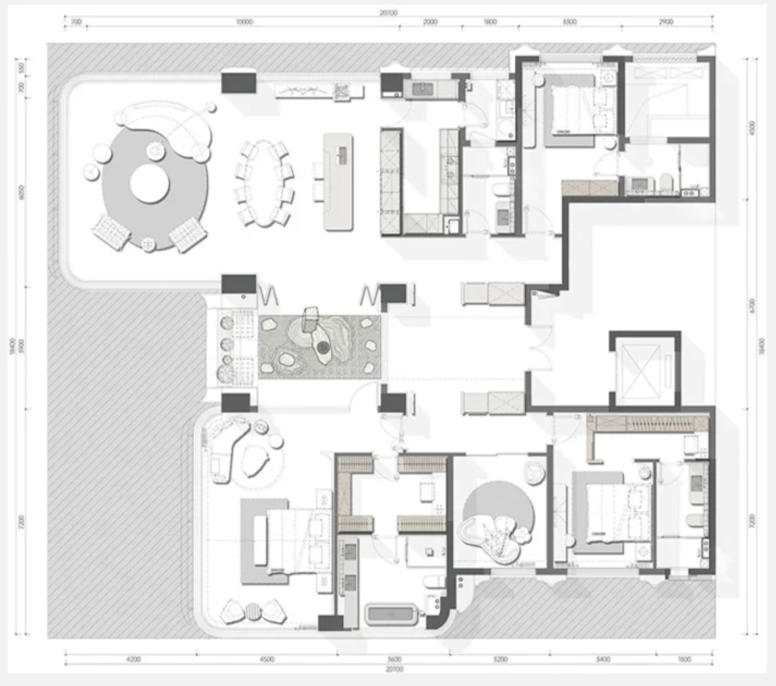
#> input picture wall-recognition/input/furniture-references/11-light-rendered.png, 1552 x 1372 px (shown at 1/2 size)
$ python door_probe.py
#> lines starting #> are read from the running program, lines starting #| are printed output that depends on the picture
### wall-recognition/output/pale-structure-v2/probe.py
import sys, json, time
from pathlib import Path
sys.path.insert(0, str(Path(__file__).resolve().parents[2]))
from PIL import Image
import numpy as np
from recognize_walls import detect_walls, draw_overlay
from recognize_openings import detect_openings, draw_openings

root = Path(__file__).resolve().parents[2]
out = Path(__file__).parent
im = Image.open(root/'input/furniture-references/11-light-rendered.png').convert('RGB')
#> im is the input picture: PIL image 1552x1372 RGB; mean R, G, B 231.9, 231.8, 231.5
# [14 lines that do not run on import are left out]

### wall-recognition/output/pale-structure-v2/door_probe.py
from probe import *
import cv2
from recognize_openings import line_segments, door_candidates, fitted_door_candidates, suppress
gray=np.asarray(im.convert('L'))
bg=cv2.morphologyEx(gray,cv2.MORPH_CLOSE,np.ones((13,13),np.uint8))
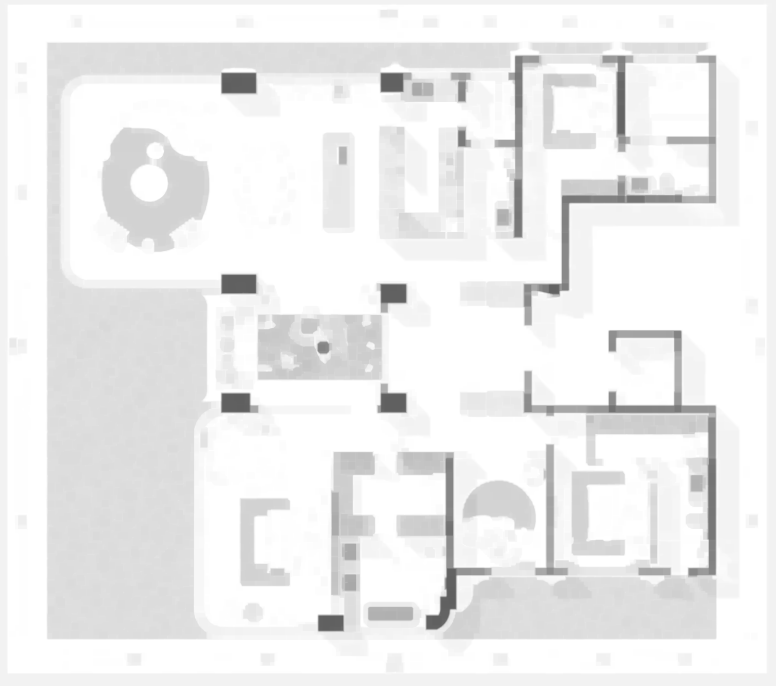
#> bg: shape (1372, 1552) (shown at 1/2 size); min 95, max 255, mean 238.3
enh=np.minimum(gray,255-np.clip((bg.astype(float)-gray)/24,0,1)*210).astype('uint8')
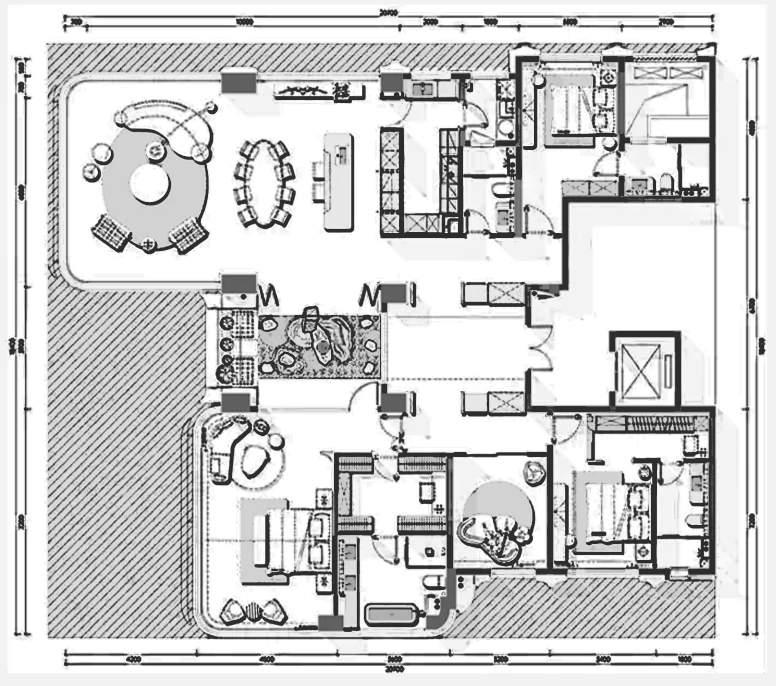
#> enh: shape (1372, 1552) (shown at 1/2 size); min 45, max 255, mean 208.3
enhanced=Image.fromarray(enh).convert('RGB')
#> (the run stopped early here; a loop or call above may not have finished)

$ run again, with wall-recognition/input/furniture-references/04.jpg saved as wall-recognition/input/furniture-references/11-light-rendered.png
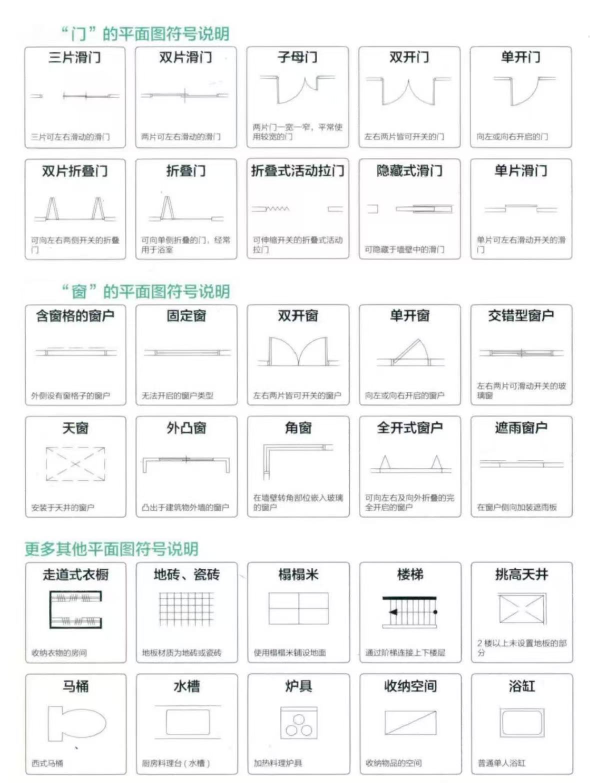
#> input picture wall-recognition/input/furniture-references/04.jpg, 1179 x 1565 px (shown at 1/2 size)
#> im is the input picture: PIL image 1179x1565 RGB; mean R, G, B 243.7, 244.4, 244.3
#> `bg=cv2.morphologyEx(gray,cv2.MORPH_CLOSE,np.ones((13,13),np.uint8))`:
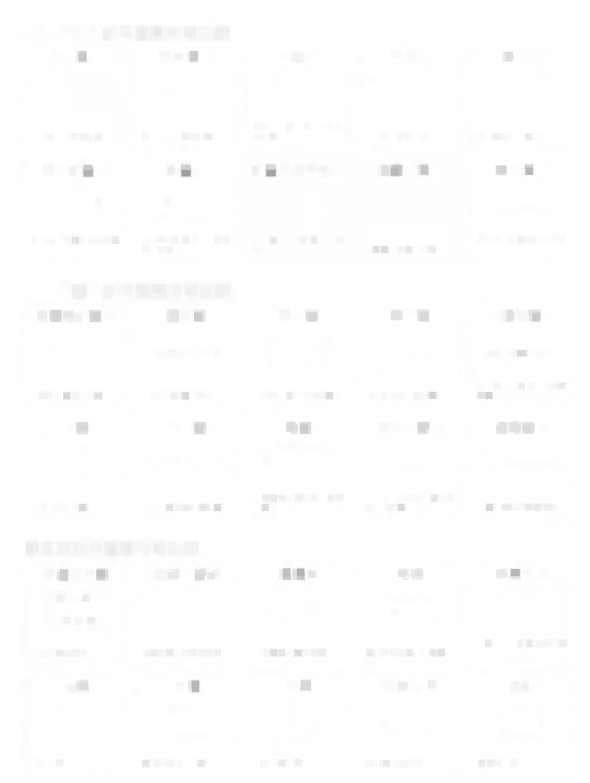
#> bg: shape (1565, 1179) (shown at 1/2 size); min 160, max 255, mean 253.7
#> `enh=np.minimum(gray,255-np.clip((bg.astype(float)-gray)/24,0,1)*210).a..`:
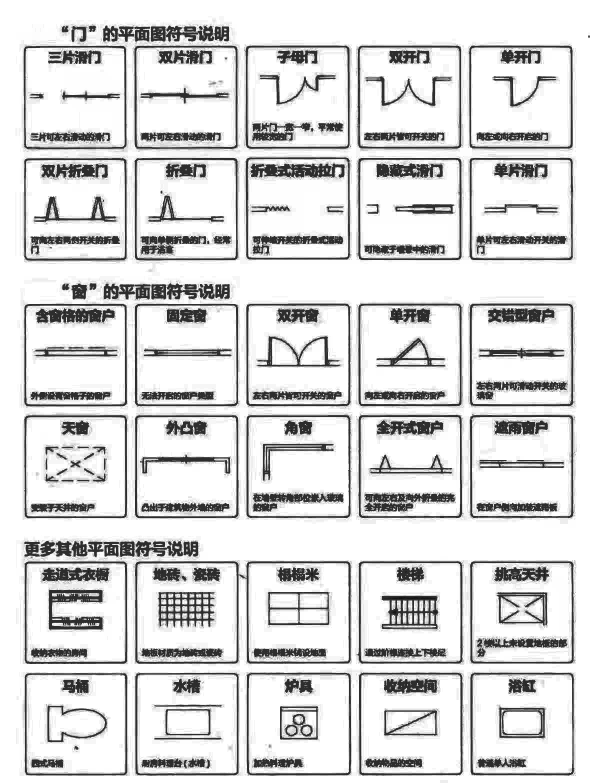
#> enh: shape (1565, 1179) (shown at 1/2 size); min 7, max 255, mean 217.1
